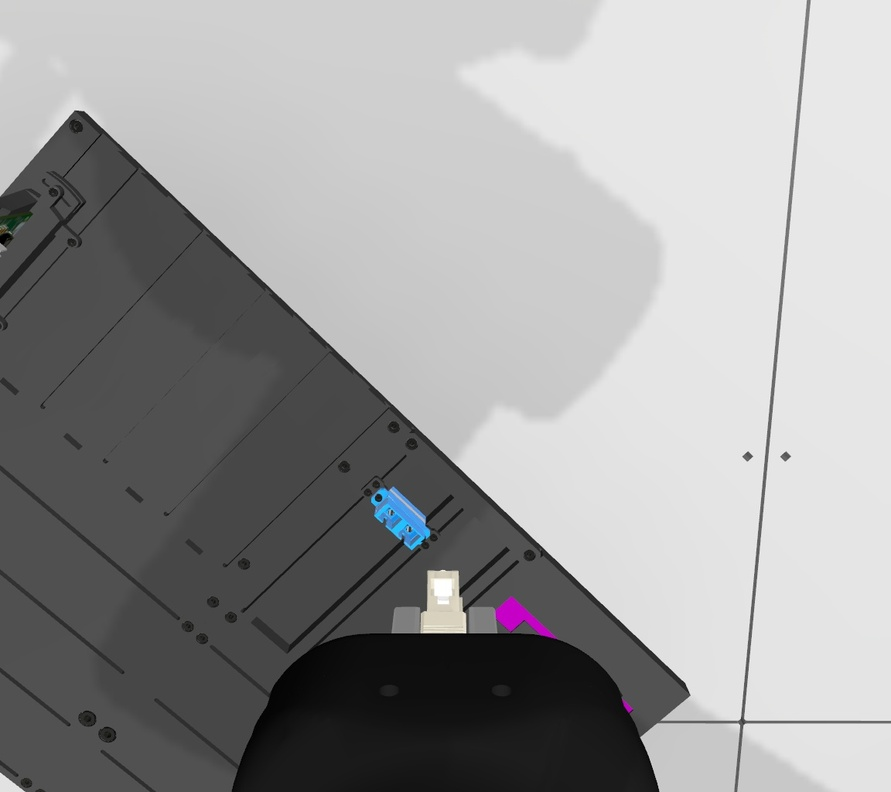
#> input picture data/datasets/sc_tip_dataset/images/img_center_camera_10_1777572455706.jpg, 891 x 792 px, shrunk from 1152 x 1024 before the run; its folder holds only this picture in this run
$ python lable.py --images sc_tip_dataset/images
#> lines starting #> are read from the running program, lines starting #| are printed output that depends on the picture
#!/usr/bin/env python3
"""Interactive image labeler for YOLO keypoint/pose format.

Writes one YOLO-pose label line per image:
  <class> <cx> <cy> <w> <h> <kp1x> <kp1y> <v1> ...

All values are normalized to [0, 1]. Visibility flag v is an integer:
  0 = not labeled, 1 = labeled but not visible, 2 = visible

This tool is intentionally minimal and matches the folder layout already used in
this repo:
  <dataset>/images/*.jpg
  <dataset>/labels/*.txt
"""

from __future__ import annotations

import argparse
import os
from dataclasses import dataclass
from pathlib import Path
from typing import Optional

import cv2


@dataclass
class Annotation:
	class_id: int = 0
	# bbox in pixel coords: (x1, y1, x2, y2) with x1<x2, y1<y2
	bbox: Optional[tuple[int, int, int, int]] = None
	# keypoints in pixel coords: [(x, y, v), ...]
	keypoints: list[tuple[int, int, int]] = None  # type: ignore[assignment]

	def __post_init__(self) -> None:
		if self.keypoints is None:
			self.keypoints = []


def _clamp(v: float, lo: float, hi: float) -> float:
	return max(lo, min(hi, v))


def _sorted_image_files(images_dir: Path) -> list[Path]:
	exts = {".jpg", ".jpeg", ".png", ".bmp"}
	files = [p for p in images_dir.iterdir() if p.is_file() and p.suffix.lower() in exts]
	files.sort()
	return files


def _label_path(labels_dir: Path, image_path: Path) -> Path:
	return labels_dir / (image_path.stem + ".txt")


def _parse_existing_label(label_file: Path, num_keypoints: int) -> Optional[Annotation]:
	if not label_file.exists():
		return None

	try:
		raw = label_file.read_text(encoding="utf-8").strip()
	except Exception:
		return None

	if not raw:
		return None

	# Only support 1 object per image for this simple tool.
	first_line = raw.splitlines()[0].strip()
	parts = first_line.split()
	expected = 5 + 3 * num_keypoints
	if len(parts) != expected:
		return None

	try:
		class_id = int(float(parts[0]))
		floats = [float(x) for x in parts[1:]]
	except Exception:
		return None

	# We cannot reconstruct bbox pixel coords without image size here.
	# We'll store normalized values temporarily in a special way by returning
	# bbox/keypoints as empty and letting the caller re-hydrate with image dims.
	ann = Annotation(class_id=class_id, bbox=None, keypoints=[])
	ann._normalized = floats  # type: ignore[attr-defined]
	return ann


# [76 lines left out: functions _hydrate_from_normalized, _ann_to_yolo_line, not called in this run]


def _draw_overlay(img_bgr, ann: Annotation, idx: int, total: int, image_path: Path,
				  num_keypoints: int, bbox_mode: str, label_exists: bool) -> None:
	h, w = img_bgr.shape[:2]

	# bbox
	if ann.bbox is not None:
		x1, y1, x2, y2 = ann.bbox
		cv2.rectangle(img_bgr, (x1, y1), (x2, y2), (255, 255, 0), 2)

	# keypoints
	for i, (x, y, v) in enumerate(ann.keypoints):
		color = (0, 255, 0) if v == 2 else (0, 255, 255) if v == 1 else (0, 0, 255)
		cv2.circle(img_bgr, (x, y), 4, color, -1)
		cv2.putText(img_bgr, str(i), (x + 6, y - 6), cv2.FONT_HERSHEY_SIMPLEX, 0.5, color, 1)

	# status
	status1 = f"[{idx + 1}/{total}] class={ann.class_id}  kpts={len(ann.keypoints)}/{num_keypoints}  bbox={bbox_mode}"
	status2 = (
		f"{image_path.name}  label={'yes' if label_exists else 'no'}  "
		f"keys: 0/1/2 class | LMB click add-kpt / drag bbox | RMB reset | u undo-kpt | s/Enter save | n next | p prev | q quit"
	)
	cv2.rectangle(img_bgr, (0, 0), (w, 55), (0, 0, 0), -1)
	cv2.putText(img_bgr, status1, (10, 22), cv2.FONT_HERSHEY_SIMPLEX, 0.6, (255, 255, 255), 1)
	cv2.putText(img_bgr, status2, (10, 45), cv2.FONT_HERSHEY_SIMPLEX, 0.45, (200, 200, 200), 1)


def main() -> int:
	parser = argparse.ArgumentParser(description="Manual label tool for YOLO keypoint/pose datasets")
	parser.add_argument(
		"--dataset",
		type=str,
		default=str(Path(__file__).resolve().parent / "sc_tip_dataset"),
		help="Dataset folder containing images/ and labels/",
	)
	parser.add_argument(
		"--images",
		type=str,
		default=None,
		help="Override images folder (default: <dataset>/images)",
	)
	parser.add_argument(
		"--labels",
		type=str,
		default=None,
		help="Override labels folder (default: <dataset>/labels)",
	)
	parser.add_argument("--kpts", type=int, default=1, help="Number of keypoints per object")
	parser.add_argument(
		"--bbox-mode",
		choices=["auto", "draw"],
		default="auto",
		help="auto: bbox is generated from keypoints; draw: drag a bbox with the mouse",
	)
	parser.add_argument(
		"--auto-box-size",
		type=int,
		default=40,
		help="Auto bbox size (px) for single-keypoint objects (also used as padding)",
	)
	parser.add_argument(
		"--start",
		type=int,
		default=0,
		help="Start index into sorted image list",
	)
	args = parser.parse_args()

	if args.kpts <= 0:
		raise SystemExit("--kpts must be >= 1")

	dataset_dir = Path(args.dataset).expanduser().resolve()
	images_dir = Path(args.images).expanduser().resolve() if args.images else (dataset_dir / "images")
	labels_dir = Path(args.labels).expanduser().resolve() if args.labels else (dataset_dir / "labels")
	labels_dir.mkdir(parents=True, exist_ok=True)

	if not images_dir.exists():
		raise SystemExit(f"Images directory does not exist: {images_dir}")

	image_files = _sorted_image_files(images_dir)
	if not image_files:
		raise SystemExit(f"No images found in: {images_dir}")

	idx = int(_clamp(args.start, 0, len(image_files) - 1))
	window = "yolo-keypoint-labeler"

	# mouse state
	drag_start: Optional[tuple[int, int]] = None
	dragging_bbox = False
	preview_bbox: Optional[tuple[int, int, int, int]] = None
	drag_moved = False

	ann = Annotation(class_id=0)

	def load_annotation_for_current(image_path: Path, img_w: int, img_h: int) -> Annotation:
		label_file = _label_path(labels_dir, image_path)
		existing = _parse_existing_label(label_file, args.kpts)
		if existing is None:
			return Annotation(class_id=0)
		return _hydrate_from_normalized(existing, img_w, img_h, args.kpts)

	# [15 lines left out: function normalize_bbox, not called in this run]

	current_img = cv2.imread(str(image_files[idx]), cv2.IMREAD_COLOR)
#> current_img is the input picture: shape (792, 891, 3); mean B, G, R 154.8, 154.4, 154.4
	if current_img is None:
		raise SystemExit(f"Failed to read image: {image_files[idx]}")
	h0, w0 = current_img.shape[:2]
#> h0 = 792; w0 = 891
	ann = load_annotation_for_current(image_files[idx], w0, h0)

	# [42 lines left out: function on_mouse, not called in this run]

	cv2.namedWindow(window, cv2.WINDOW_NORMAL)
	cv2.setMouseCallback(window, on_mouse)

	while True:
		image_path = image_files[idx]
		img = cv2.imread(str(image_path), cv2.IMREAD_COLOR)
		if img is None:
			print(f"[WARN] Failed to read {image_path}, skipping")
			idx = min(len(image_files) - 1, idx + 1)
			continue

		img_h, img_w = img.shape[:2]
#> img_h = 792; img_w = 891
		label_file = _label_path(labels_dir, image_path)
		label_exists = label_file.exists() and label_file.stat().st_size > 0

		# Draw overlay on a copy.
		vis = img.copy()
		if preview_bbox is not None and drag_start is not None:
			x1, y1, x2, y2 = preview_bbox
			b = normalize_bbox((x1, y1, x2, y2), img_w, img_h)
			cv2.rectangle(vis, (b[0], b[1]), (b[2], b[3]), (255, 255, 0), 2)

		_draw_overlay(vis, ann, idx, len(image_files), image_path, args.kpts, args.bbox_mode, label_exists)
#> in _draw_overlay, `cv2.putText(img_bgr, status2, (10, 45), cv2.FONT_HERSHEY_SIMPLEX, 0.45..`:
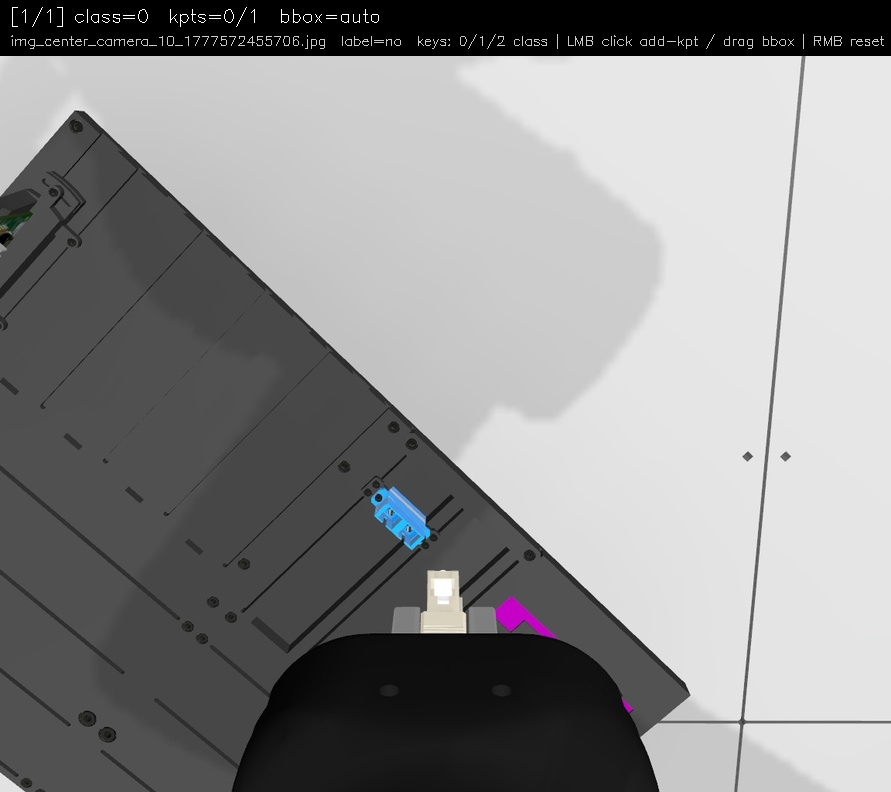
#> img_bgr: shape (792, 891, 3); mean B, G, R 140.3, 139.9, 140
		cv2.imshow(window, vis)

		key = cv2.waitKey(20) & 0xFF
#> (key q is pressed here)
		if key == 255:
			continue

		if key in (ord('q'), 27):  # q or ESC
			break

		if key in (ord('0'), ord('1'), ord('2')):
			ann.class_id = int(chr(key))
			continue

		# Next / previous image
		if key in (ord('n'), ord('d')):
			idx = min(len(image_files) - 1, idx + 1)
			current_img = cv2.imread(str(image_files[idx]), cv2.IMREAD_COLOR)
			if current_img is not None:
				hh, ww = current_img.shape[:2]
				ann = load_annotation_for_current(image_files[idx], ww, hh)
			drag_start = None
			dragging_bbox = False
			preview_bbox = None
			drag_moved = False
			continue

		if key in (ord('p'), ord('a')):
			idx = max(0, idx - 1)
			current_img = cv2.imread(str(image_files[idx]), cv2.IMREAD_COLOR)
			if current_img is not None:
				hh, ww = current_img.shape[:2]
				ann = load_annotation_for_current(image_files[idx], ww, hh)
			drag_start = None
			dragging_bbox = False
			preview_bbox = None
			drag_moved = False
			continue

		# Remove last keypoint
		if key in (ord('u'),):
			if ann.keypoints:
				ann.keypoints.pop()
			continue

		# Save
		if key in (ord('s'), 13):  # s or Enter
			try:
				line = _ann_to_yolo_line(
					ann,
					img_w=img_w,
					img_h=img_h,
					num_keypoints=args.kpts,
					bbox_mode=args.bbox_mode,
					auto_box_size_px=args.auto_box_size,
				)
			except Exception as e:
				print(f"[NOT SAVED] {image_path.name}: {e}")
				continue

			label_file.write_text(line + "\n", encoding="utf-8")
			print(f"[SAVED] {label_file}")

			# Auto-advance
			if idx < len(image_files) - 1:
				idx += 1
				current_img = cv2.imread(str(image_files[idx]), cv2.IMREAD_COLOR)
				if current_img is not None:
					hh, ww = current_img.shape[:2]
					ann = load_annotation_for_current(image_files[idx], ww, hh)
				drag_start = None
				dragging_bbox = False
				preview_bbox = None
				drag_moved = False
			continue

	cv2.destroyAllWindows()
	return 0


if __name__ == "__main__":
	raise SystemExit(main())
#> (the program exits here)

$ run again, on data/datasets/sc_tip_dataset/images/img_center_camera_12_1777572476933.jpg
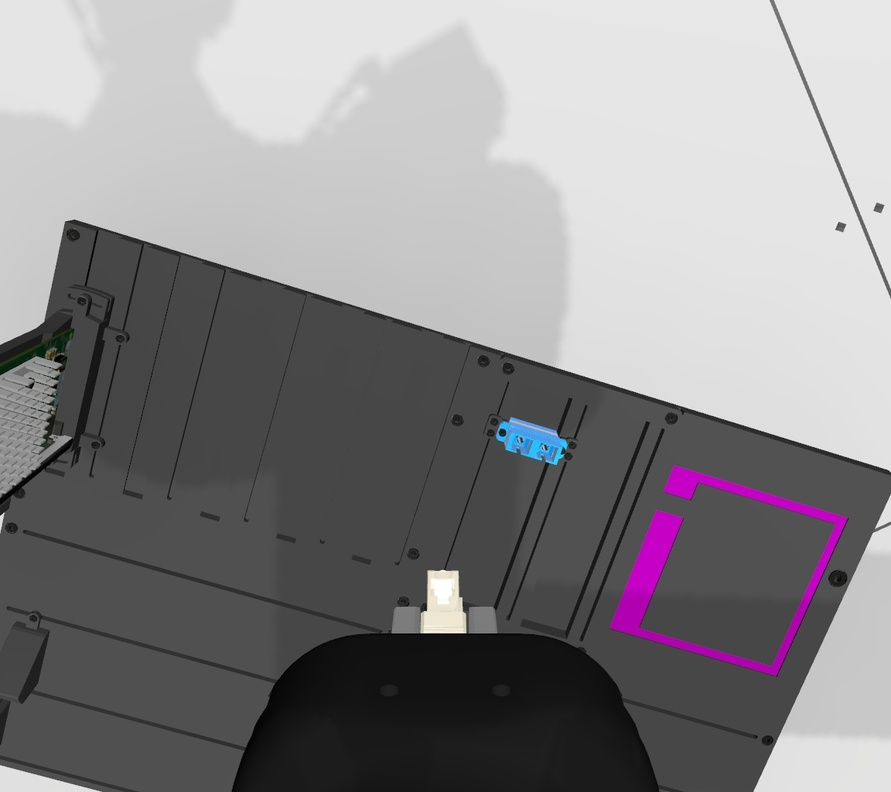
#> input picture data/datasets/sc_tip_dataset/images/img_center_camera_12_1777572476933.jpg, 891 x 792 px, shrunk from 1152 x 1024 before the run
#> in main, current_img is the input picture: shape (792, 891, 3); mean B, G, R 138, 135.8, 137.7
#> in _draw_overlay, `cv2.putText(img_bgr, status2, (10, 45), cv2.FONT_HERSHEY_SIMPLEX, 0.45..`:
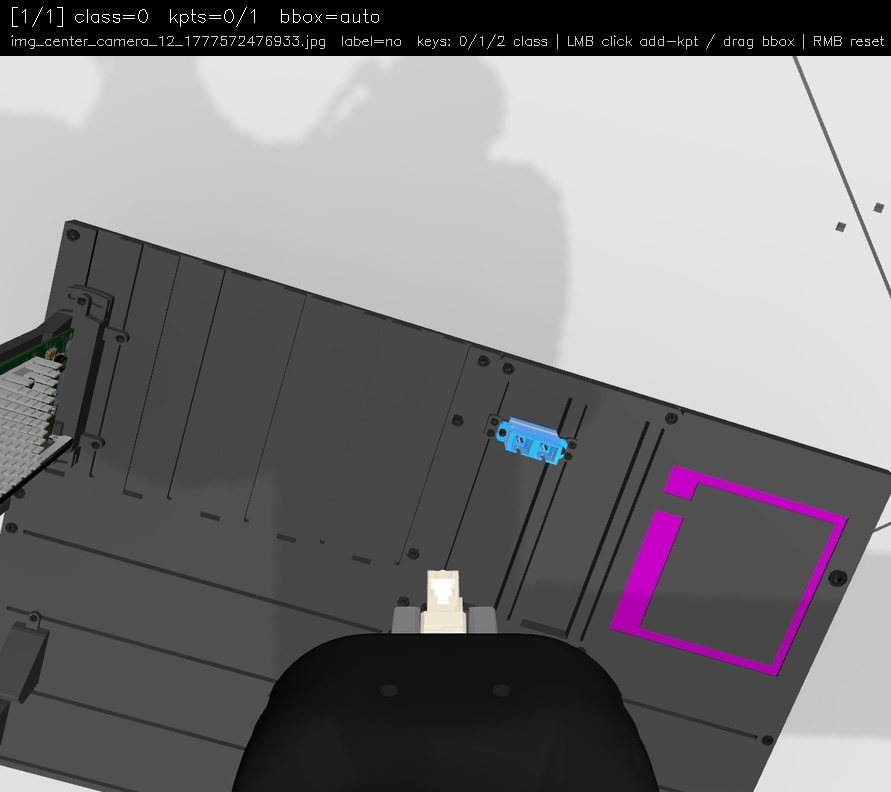
#> img_bgr: shape (792, 891, 3); mean B, G, R 122.8, 120.6, 122.5

$ run again, on data/datasets/sc_tip_dataset/images/img_center_camera_13_1777572490499.jpg
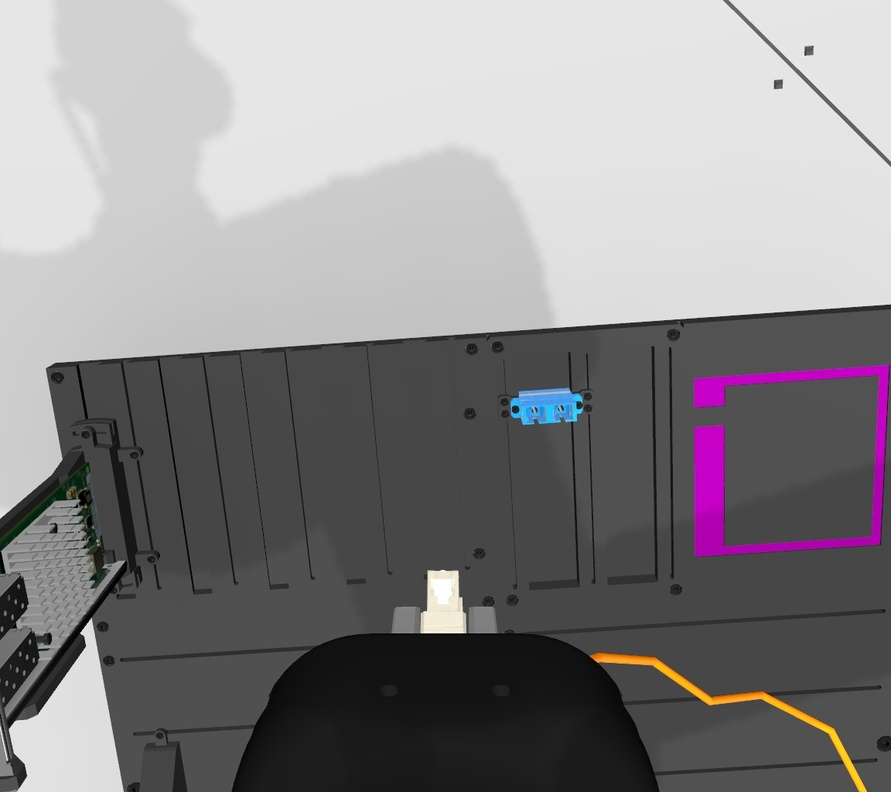
#> input picture data/datasets/sc_tip_dataset/images/img_center_camera_13_1777572490499.jpg, 891 x 792 px, shrunk from 1152 x 1024 before the run
#> in main, current_img is the input picture: shape (792, 891, 3); mean B, G, R 136.6, 134.6, 137
#> in _draw_overlay, `cv2.putText(img_bgr, status2, (10, 45), cv2.FONT_HERSHEY_SIMPLEX, 0.45..`:
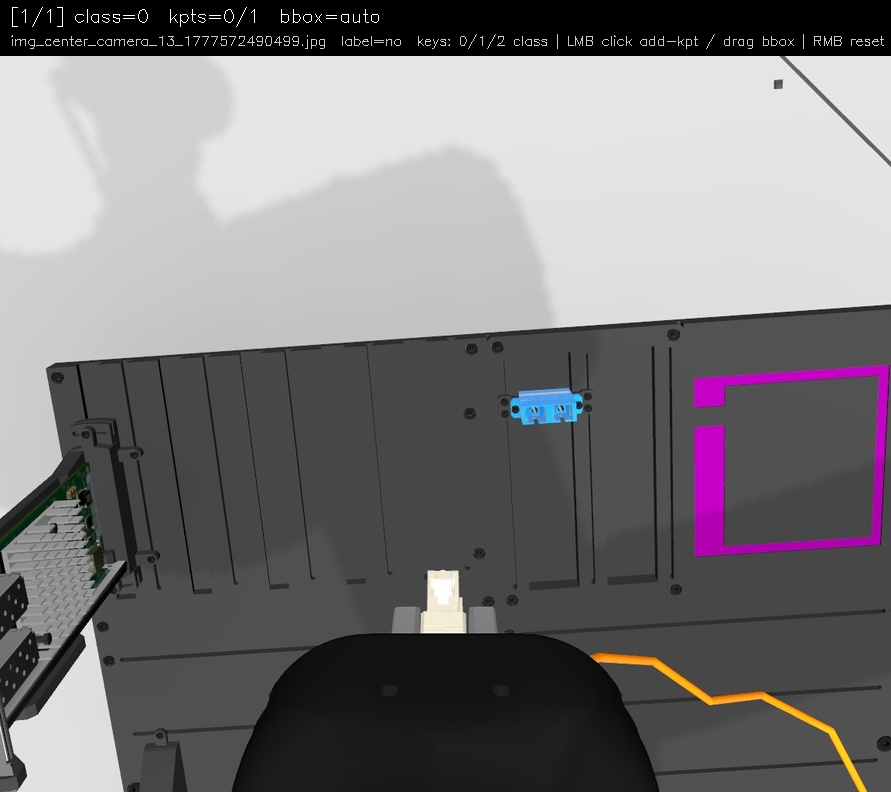
#> img_bgr: shape (792, 891, 3); mean B, G, R 121.4, 119.4, 121.8
